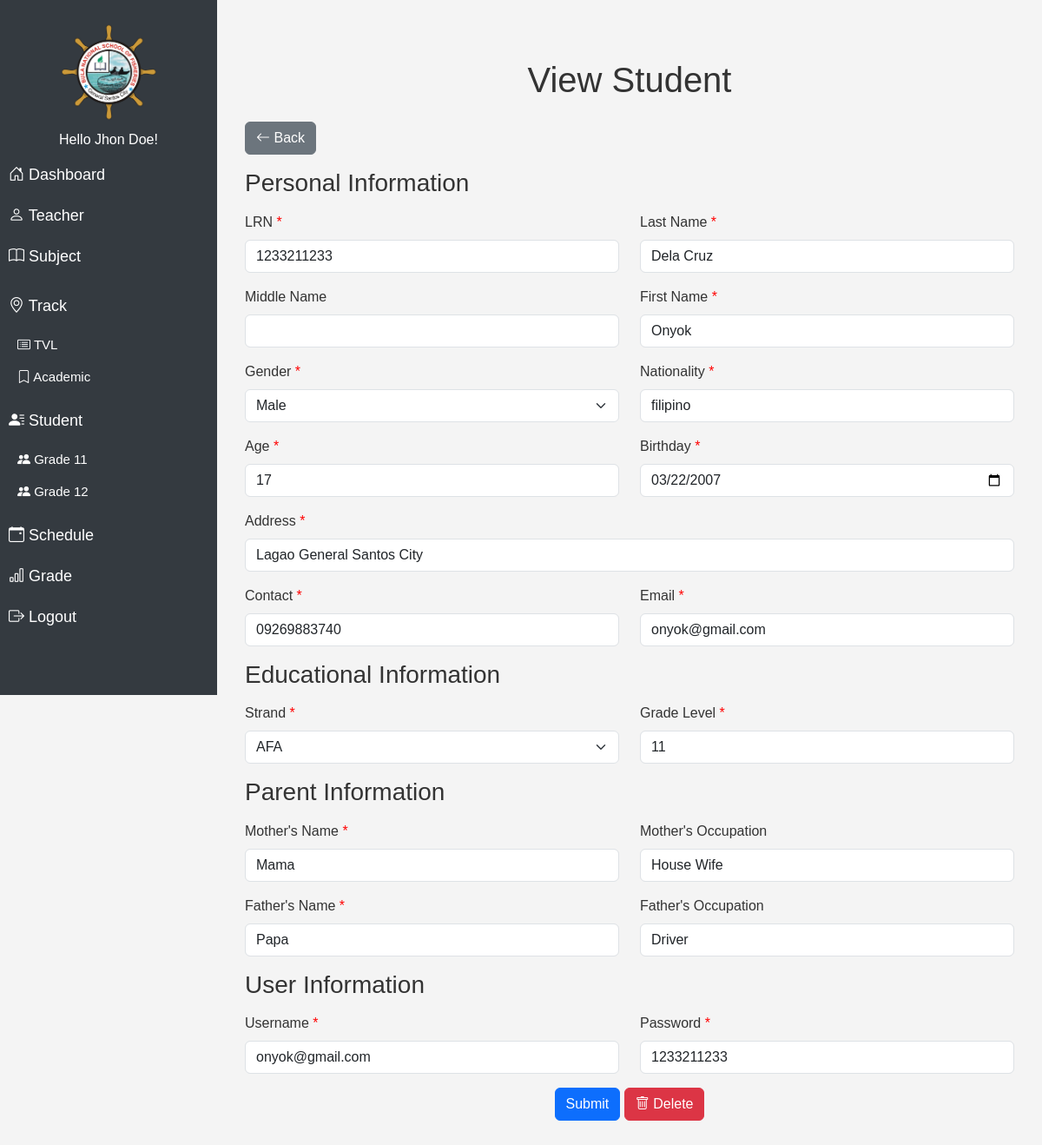
Screenshot of /modules/student/view.php?id=1 (signed in) with the database file from the repository.
### tables this page shows
CREATE TABLE `user` (
  `id` int(11) NOT NULL,
  `name` varchar(100) NOT NULL,
  `username` varchar(255) NOT NULL,
  `password` varchar(255) NOT NULL,
  `role` varchar(100) NOT NULL
);

CREATE TABLE `student` (
  `id` int(11) NOT NULL,
  `lrn` varchar(100) NOT NULL,
  `first_name` varchar(100) NOT NULL,
  `middle_name` varchar(100) DEFAULT NULL,
  `last_name` varchar(100) NOT NULL,
  `gender` varchar(100) NOT NULL,
  `age` varchar(11) NOT NULL,
  `nationality` varchar(50) NOT NULL,
  `birthday` date NOT NULL,
  `address` varchar(255) NOT NULL,
  `contact` varchar(20) NOT NULL,
  `email` varchar(100) NOT NULL,
  `mothers_name` varchar(100) NOT NULL,
  `mothers_occupation` varchar(100) DEFAULT NULL,
  `fathers_name` varchar(100) NOT NULL,
  `fathers_occupation` varchar(100) DEFAULT NULL,
  `strand` varchar(100) NOT NULL,
  `grade_level` varchar(100) NOT NULL,
  `username` varchar(100) NOT NULL,
  `password` varchar(255) NOT NULL,
  `del_status` enum('active','deleted') DEFAULT 'active',
  `created_at` timestamp NOT NULL DEFAULT current_timestamp(),
  `updated_at` timestamp NOT NULL DEFAULT current_timestamp() ON UPDATE current_timestamp()
);

### modules/student/view.php (the view, shortened to what this page needs)
<?php
$grade = $_GET['grade'];
?>
<!DOCTYPE html>
<html lang="en">
<head>
  <link rel="stylesheet" href="../../assets/css/bootstrap5.3.0/bootstrap.min.css">
  <link rel="stylesheet" href="../../assets/css/navbar.css">
  <link rel="stylesheet" href="../../assets/css/styles.css">
</head>
<body>
<?php
$page = "Student/$grade";
include "../../db_conn.php";
if (isset($_GET['id'])) {
    $id = $_GET['id'];
    $query = "SELECT s.*, CONCAT(t.name) AS strand_name
    FROM student s
    LEFT JOIN strand t ON s.strand = t.id
    WHERE s.del_status != 'deleted' AND s.id = '$id'
    ORDER BY s.id DESC;";
    $result = mysqli_query($conn, $query);
    $student = mysqli_fetch_assoc($result);
} else {
    header("Location: index.php?error=No student ID specified.");
    exit();
}
?>
<?php include "../../navbar.php"; ?>
<div class="content" id="content">
<div class="container my-5">
  <h1 class="text-center mb-4">View Student</h1>
  <a href="index.php?grade=<?php echo $grade ?>" class="btn btn-secondary mb-3">
    <i class="bi bi-arrow-left"></i> Back
  </a>
  <form action="update.php?id=<?php echo $student['id']; ?>" method="POST">
    <div class="row mb-3">
      <h3 class="mb-3">Personal Information</h3>
      <div class="col-md-6">
        <label for="lrn" class="form-label required">LRN</label>
        <input type="text" class="form-control" id="lrn" name="lrn" required
        value="<?php echo $student['lrn']; ?>">
      </div>
      <div class="col-md-6">
        <label for="last_name" class="form-label required">Last Name</label>
        <input type="text" class="form-control" id="last_name" name="last_name" required
        value="<?php echo $student['last_name']; ?>">
      </div>
    </div>
    <div class="row mb-3">
      <div class="col-md-6">
        <label for="middle_name" class="form-label">Middle Name</label>
        <input type="text" class="form-control" id="middle_name" name="middle_name"
        value="<?php echo $student['middle_name']; ?>">
      </div>
      <div class="col-md-6">
        <label for="first_name" class="form-label required">First Name</label>
        <input type="text" class="form-control" id="first_name" name="first_name" required
        value="<?php echo $student['first_name']; ?>">
      </div>
    </div>
    <div class="row mb-3">
      <div class="col-md-6">
        <label for="gender" class="form-label required">Gender</label>
        <select class="form-select" id="gender" name="gender" required>
          <option hidden value="<?php echo $student['gender']; ?>"><?php echo $student['gender']; ?></option>
        </select>
      </div>
      <div class="col-md-6">
        <label for="nationality" class="form-label required">Nationality</label>
        <input type="text" class="form-control" id="nationality" name="nationality" required
        value="<?php echo $student['nationality']; ?>">
      </div>
    </div>
    <div class="row mb-3">
    <div class="col-md-6">
        <label for="age" class="form-label required">Age</label>
        <input readonly type="number" class="form-control" id="age" name="age" required
        value="<?php echo $student['age']; ?>">
      </div>
      <div class="col-md-6">
        <label for="birthday" class="form-label required">Birthday</label>
        <input type="date" class="form-control" id="birthday" name="birthday" required
        value="<?php echo $student['birthday']; ?>">
      </div>
    </div>
    <div class="mb-3">
      <label for="address" class="form-label required">Address</label>
      <input type="text" class="form-control" id="address" name="address" required
      value="<?php echo $student['address']; ?>">
    </div>
    <div class="row mb-3">
      <div class="col-md-6">
        <label for="contact" class="form-label required">Contact</label>
        <input type="text" class="form-control" id="contact" name="contact" required
        value="<?php echo $student['contact']; ?>">
      </div>
      <div class="col-md-6">
        <label for="email" class="form-label required">Email</label>
        <input type="email" class="form-control" id="email" name="email" required
        value="<?php echo $student['email']; ?>">
      </div>
    </div>
    <h3 class="mb-3">Educational Information</h3>
    <div class="row mb-3">
      <div class="col-md-6">
        <label for="strand" class="form-label required">Strand</label>
        <select class="form-select" id="strand" name="strand" required>
          <option hidden value="<?php echo $student['strand']; ?>"><?php echo $student['strand_name']; ?></option>
        </select>
      </div>
      <div class="col-md-6">
            <label for="grade_level" class="form-label required">Grade Level</label>
            <input type="text" class="form-control" id="grade_level" name="grade_level" value="<?php echo $student['grade_level']; ?>" readonly>
      </div>
    </div>
    <h3 class="mb-3">Parent Information</h3>
    <div class="row mb-3">
      <div class="col-md-6">
        <label for="mothers_name" class="form-label required">Mother's Name</label>
        <input type="text" class="form-control" id="mothers_name" name="mothers_name" required
        value="<?php echo $student['mothers_name']; ?>">
      </div>
      <div class="col-md-6">
        <label for="mothers_occupation" class="form-label">Mother's Occupation</label>
        <input type="text" class="form-control" id="mothers_occupation" name="mothers_occupation"
        value="<?php echo $student['mothers_occupation']; ?>">
      </div>
    </div>
    <div class="row mb-3">
      <div class="col-md-6">
        <label for="fathers_name" class="form-label required">Father's Name</label>
        <input type="text" class="form-control" id="fathers_name" name="fathers_name" required
        value="<?php echo $student['fathers_name']; ?>">
      </div>
      <div class="col-md-6">
        <label for="fathers_occupation" class="form-label">Father's Occupation</label>
        <input type="text" class="form-control" id="fathers_occupation" name="fathers_occupation"
        value="<?php echo $student['fathers_occupation']; ?>">
      </div>
    </div>
    <h3 class="mb-3">User Information</h3>
        <div class="row mb-3">
          <div class="col-md-6">
            <label for="username" class="form-label required">Username</label>
            <input type="text" class="form-control" id="username" name="username" required readonly
            value="<?php echo $student['username']; ?>">
          </div>
          <div class="col-md-6">
            <label for="password" class="form-label required">Password</label>
            <input type="text" class="form-control" id="password" name="password" readonly
            value="<?php echo $student['password']; ?>">
          </div>
        </div>
    <div class="text-center">
      <button type="submit" class="btn btn-primary">Submit</button>
      <button type="button" class="btn btn-danger" id="deleteButton">
        <i class="bi bi-trash"></i> Delete
      </button>
    </div>
  </form>
</div>
</body>
</html>

### navbar.php (shortened to what this page needs)
<?php
include "../../db_conn.php";
$nav_id = $_SESSION['id'];
$nav_query = mysqli_query($conn, "SELECT * FROM user where id = '$nav_id'");
$nav_row = mysqli_fetch_array($nav_query);
?>
<link href="https://cdn.jsdelivr.net/npm/bootstrap-icons@1.11.3/font/bootstrap-icons.min.css" rel="stylesheet">
<div class="sidebar" id="sidebar">
<div>
    <img src="../../assets/img/logo.png" alt="Logo" class="logo">
</div>
<h6 class="text-center">Hello <?php echo $nav_row['name']; ?>! </h6>
<a href="../dashboard" class="<?php if ($page == 'Dashboard') {echo 'active';} ?>"><i class="bi bi-house-door"></i> Dashboard</a>
<a href="../teacher" class="<?php if ($page == 'Teacher') {echo 'active';} ?>"><i class="bi bi-person"></i> Teacher</a>
<a href="../subject" class="<?php if ($page == 'Subject') {echo 'active';} ?>"><i class="bi bi-book"></i> Subject</a>
<div class="submenu">
    <a href="#" class="<?php if ($page == 'Strand/TVL' || $page == 'Strand/Academic') {echo 'active';} ?>"><i class="bi bi-geo-alt"></i> Track</a>
    <ul>
        <li><a href="../strand?track=TVL" class="<?php if ($page == 'Strand/TVL') {echo 'active';} ?>"><i class="bi bi-card-list"></i> TVL</a></li>
        <li><a href="../strand?track=Academic" class="<?php if ($page == 'Strand/Academic') {echo 'active';} ?>"><i class="bi bi-bookmark"></i> Academic</a></li>
    </ul>
</div>
<div class="submenu">
    <a href="#" class="<?php if ($page == 'Student/11' || $page == 'Student/12') {echo 'active';} ?>"><i class="bi bi-person-lines-fill"></i> Student</a>
    <ul>
        <li><a href="../Student?grade=11" class="<?php if ($page == 'Student/11') {echo 'active';} ?>"><i class="bi bi-people-fill"></i> Grade 11</a></li>
        <li><a href="../Student?grade=12" class="<?php if ($page == 'Student/12') {echo 'active';} ?>"><i class="bi bi-people-fill"></i> Grade 12</a></li>
    </ul>
</div>
<a href="../schedule" class="<?php if ($page == 'Schedule') {echo 'active';} ?>"><i class="bi bi-calendar-event"></i> Schedule</a>
<a href="../grades" class="<?php if ($page == 'Grades') {echo 'active';} ?>"><i class="bi bi-bar-chart"></i> Grade</a>
<a href="../../logout.php"><i class="bi bi-box-arrow-right"></i> Logout</a>
</div>

### assets/css/navbar.css (style rules this page uses)
.sidebar { height: 100vh; position: fixed; top: 0; left: 0; width: 250px; background-color: #343a40; color: white; padding-top: 20px; transition: width 0.3s; }
.sidebar a { color: white; padding: 10px; text-decoration: none; display: block; font-size: 18px; }
.content { margin-left: 250px; padding: 20px; }
.logo { max-width: 150px; max-height: 150px; border-radius: 50%; margin-top: 5px; margin-bottom: 10px; margin-left: 65px; width: 120px; }
.submenu { margin: 10px 0; }
.submenu ul { list-style-type: none; padding: 0; margin: 0 0 0 15px; }
.submenu ul li { margin: 5px 0; }
.submenu ul li a { text-decoration: none; display: block; padding: 5px; color: white; font-size: 15px; }

### assets/css/styles.css (style rules this page uses)
body { font-family: Arial, sans-serif; background-color: #f4f4f4; color: #333; }
.required::after { content: " *"; color: red; }

### rows the page displays
user: name "Jhon Doe"
student: lrn "1233211233", last_name "Dela Cruz", first_name "Onyok", gender "Male", nationality "filipino", age "17", birthday "03/22/2007", address "Lagao General Santos City", contact "09269883740", email "onyok@gmail.com", grade_level "11", mothers_name "Mama", mothers_occupation "House Wife", fathers_name "Papa", fathers_occupation "Driver", username "onyok@gmail.com", password "1233211233"

### other values shown
form field strand "AFA"
